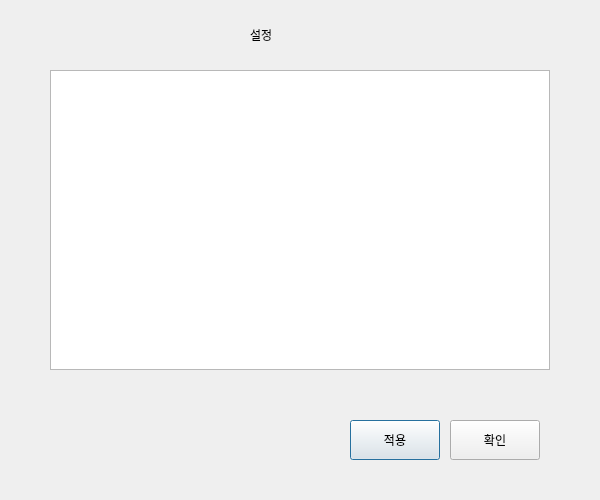
<?xml version='1.0' encoding='utf-8'?>
<ui version="4.0">
  <!-- Generated for PYSIDE6 -->
  <class>settings_dialog</class>
  <widget class="QDialog" name="settings_dialog">
    <property name="geometry">
      <rect>
        <x>0</x>
        <y>0</y>
        <width>600</width>
        <height>500</height>
      </rect>
    </property>
    <property name="windowTitle">
      <string>settings_dialog</string>
    </property>
    <layout class="QVBoxLayout" name="mainLayout" />
    <widget class="QLabel" name="headerLabel">
      <property name="text">
        <string>설정</string>
      </property>
      <property name="geometry">
        <rect>
          <x>250</x>
          <y>20</y>
          <width>100</width>
          <height>30</height>
        </rect>
      </property>
    </widget>
    <widget class="QListWidget" name="settingsList">
      <property name="geometry">
        <rect>
          <x>50</x>
          <y>70</y>
          <width>500</width>
          <height>300</height>
        </rect>
      </property>
    </widget>
    <widget class="QPushButton" name="applyButton">
      <property name="text">
        <string>적용</string>
      </property>
      <property name="geometry">
        <rect>
          <x>350</x>
          <y>420</y>
          <width>90</width>
          <height>40</height>
        </rect>
      </property>
    </widget>
    <widget class="QPushButton" name="okButton">
      <property name="text">
        <string>확인</string>
      </property>
      <property name="geometry">
        <rect>
          <x>450</x>
          <y>420</y>
          <width>90</width>
          <height>40</height>
        </rect>
      </property>
    </widget>
  </widget>
</ui>
